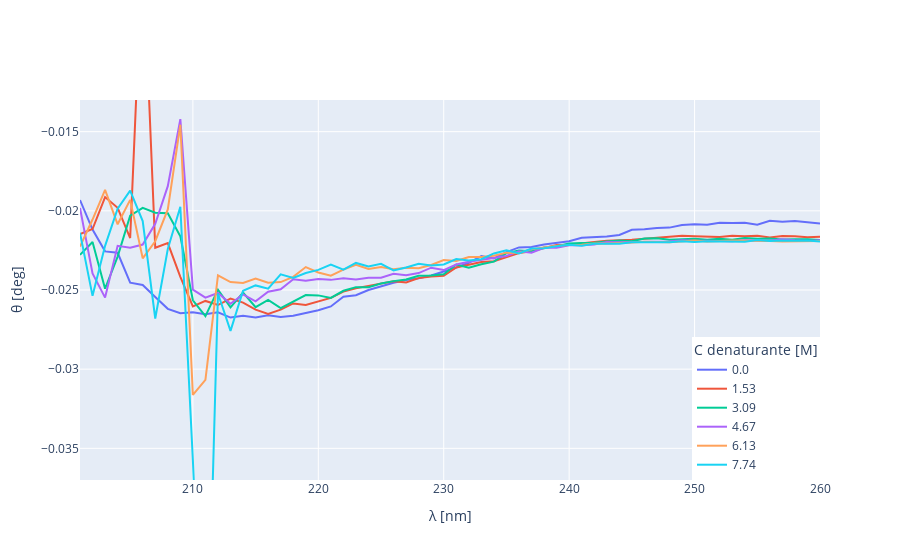

The notebook cell saved with this chart:
### Code cell
import plotly.graph_objects as go

fig = go.Figure()
for conc,c in zip(['C0', 'C1', 'C2', 'C3', 'C4', 'C5'],concentrazioni):
    fig.add_trace(go.Scatter(
        x=spettriRAW['λ'],
        y=spettriRAW[conc],
        mode='lines',
        name=np.round(c,2)
    ))

fig.update_layout(
    xaxis_title='λ [nm]',
    yaxis_title='θ [deg]',
    # title='Dati raccolti',
    legend_title='C denaturante [M]',
    legend=dict(
        x=1,
        y=0,
        xanchor='right',
        yanchor='bottom',
        # font=dict(size=10),  # Make legend font smaller
    ),
    yaxis=dict(range=[-0.037, -0.013])
)

fig.write_image('./images/spettro_raccolto.png')
fig.write_html('./html/spettro_raccolto.html')
fig.show()
